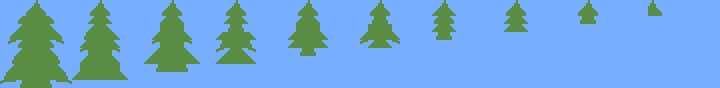

Rendered tile map (Tiled .tmx) drawn with the repository's tilesets; below, a short description and the full map source, tile grids included:
An orthogonal 90x11 tile map with 8x8 px tiles, 1 tile layer (Tile Layer 1).

<map version="1.0" orientation="orthogonal" renderorder="right-down" width="90" height="11" tilewidth="8" tileheight="8" backgroundcolor="#77aeff" nextobjectid="1">
 <tileset firstgid="1" name="tiles" tilewidth="8" tileheight="8" tilecount="16">
  <image source="tiles.png" width="128" height="8" />
 </tileset>
 <layer name="Tile Layer 1" width="90" height="11">
  <data encoding="csv">
0,0,0,0,8,0,0,0,0,0,0,0,8,0,0,0,0,0,0,0,0,8,0,0,0,0,0,0,0,8,0,0,0,0,0,0,0,0,8,0,0,0,0,0,0,0,0,8,0,0,0,0,0,0,0,8,0,0,0,0,0,0,0,0,8,0,0,0,0,0,0,0,0,8,0,0,0,0,0,0,0,8,0,0,0,0,0,0,0,0,
0,0,0,2,1,3,0,0,0,0,0,2,1,3,0,0,0,0,0,0,2,1,3,0,0,0,0,0,2,1,3,0,0,0,0,0,0,2,1,3,0,0,0,0,0,0,2,1,3,0,0,0,0,0,4,1,5,0,0,0,0,0,0,2,1,3,0,0,0,0,0,0,2,1,3,0,0,0,0,0,0,1,3,0,0,0,0,0,0,0,
0,0,2,1,1,1,3,0,0,0,0,4,1,5,0,0,0,0,0,0,4,1,5,0,0,0,0,0,4,1,5,0,0,0,0,0,0,4,1,5,0,0,0,0,0,0,6,1,7,0,0,0,0,0,2,1,3,0,0,0,0,0,0,4,1,5,0,0,0,0,0,0,6,1,7,0,0,0,0,0,0,0,0,0,0,0,0,0,0,0,
0,0,4,1,1,1,5,0,0,0,0,4,1,5,0,0,0,0,0,0,1,1,1,0,0,0,0,0,6,1,7,0,0,0,0,0,0,1,1,1,0,0,0,0,0,0,1,1,1,0,0,0,0,0,4,1,5,0,0,0,0,0,0,4,1,5,0,0,0,0,0,0,0,0,0,0,0,0,0,0,0,0,0,0,0,0,0,0,0,0,
0,2,1,1,1,1,1,3,0,0,6,1,1,1,5,0,0,0,0,4,1,1,1,5,0,0,0,4,1,1,1,5,0,0,0,0,4,1,1,1,5,0,0,0,0,4,1,1,1,5,0,0,0,0,6,1,7,0,0,0,0,0,0,0,0,0,0,0,0,0,0,0,0,0,0,0,0,0,0,0,0,0,0,0,0,0,0,0,0,0,
0,9,2,1,1,1,3,10,0,0,4,1,1,1,5,0,0,0,0,9,1,1,1,10,0,0,0,6,1,1,1,7,0,0,0,0,4,1,1,1,5,0,0,0,0,9,4,1,5,10,0,0,0,0,0,0,0,0,0,0,0,0,0,0,0,0,0,0,0,0,0,0,0,0,0,0,0,0,0,0,0,0,0,0,0,0,0,0,0,0,
0,0,4,1,1,1,5,0,0,0,9,1,1,1,10,0,0,0,0,4,1,1,1,5,0,0,0,9,4,1,5,10,0,0,0,0,0,6,1,7,0,0,0,0,0,0,0,0,0,0,0,0,0,0,0,0,0,0,0,0,0,0,0,0,0,0,0,0,0,0,0,0,0,0,0,0,0,0,0,0,0,0,0,0,0,0,0,0,0,0,
0,6,1,1,1,1,1,7,0,0,4,1,1,1,5,0,0,0,4,1,1,1,1,1,5,0,0,4,1,1,1,5,0,0,0,0,0,0,0,0,0,0,0,0,0,0,0,0,0,0,0,0,0,0,0,0,0,0,0,0,0,0,0,0,0,0,0,0,0,0,0,0,0,0,0,0,0,0,0,0,0,0,0,0,0,0,0,0,0,0,
0,4,1,1,1,1,1,5,0,0,1,1,1,1,1,0,0,0,0,6,1,1,1,7,0,0,0,0,0,0,0,0,0,0,0,0,0,0,0,0,0,0,0,0,0,0,0,0,0,0,0,0,0,0,0,0,0,0,0,0,0,0,0,0,0,0,0,0,0,0,0,0,0,0,0,0,0,0,0,0,0,0,0,0,0,0,0,0,0,0,
6,1,1,1,1,1,1,1,7,4,1,1,1,1,1,5,0,0,0,0,0,0,0,0,0,0,0,0,0,0,0,0,0,0,0,0,0,0,0,0,0,0,0,0,0,0,0,0,0,0,0,0,0,0,0,0,0,0,0,0,0,0,0,0,0,0,0,0,0,0,0,0,0,0,0,0,0,0,0,0,0,0,0,0,0,0,0,0,0,0,
9,11,6,1,1,1,7,11,10,0,0,0,0,0,0,0,0,0,0,0,0,0,0,0,0,0,0,0,0,0,0,0,0,0,0,0,0,0,0,0,0,0,0,0,0,0,0,0,0,0,0,0,0,0,0,0,0,0,0,0,0,0,0,0,0,0,0,0,0,0,0,0,0,0,0,0,0,0,0,0,0,0,0,0,0,0,0,0,0,0
</data>
 </layer>
</map>
